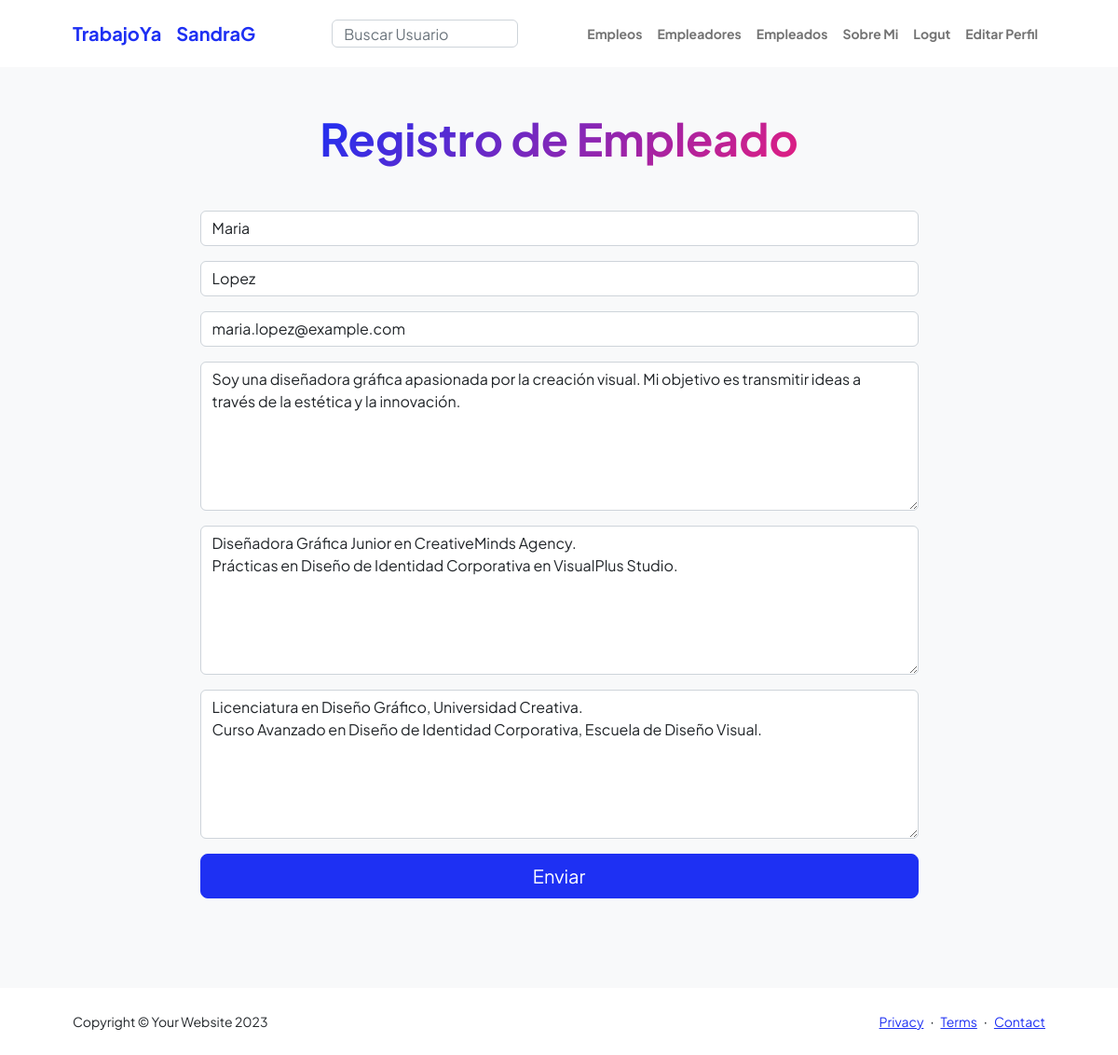
The page /updateEmpleado/4/ (signed in) on the database its author committed.
### aplicacion/models.py (models this page shows)
class Curriculum(models.Model):
    nombre = models.CharField(max_length=50)
    apellido = models.CharField(max_length=50)
    mail = models.EmailField()
    presentacion = models.TextField()
    experiencia = models.TextField()
    estudios = models.CharField(max_length=256)
    user = models.ForeignKey(User, on_delete=models.CASCADE)

### aplicacion/views.py (the view)
# urls.py: path('updateEmpleado/<int:curriculum_id>/', updateEmpleado, name='updateEmpleado'),
def updateEmpleado(request, curriculum_id):
    curriculum = Curriculum.objects.get(id=curriculum_id)
    if request.method == "POST":
        miForm = EmpleadoForm(request.POST)
        if miForm.is_valid():
            curriculum.nombre = miForm.cleaned_data['nombre']
            curriculum.apellido = miForm.cleaned_data['apellido']
            curriculum.mail = miForm.cleaned_data['mail']
            curriculum.presentacion = miForm.cleaned_data['presentacion']
            curriculum.experiencia = miForm.cleaned_data['experiencia']
            curriculum.estudios = miForm.cleaned_data['estudios']
            curriculum.user=request.user
            curriculum.save()
            return redirect(reverse_lazy('lista_empleados'))
    else:
        miForm = EmpleadoForm(initial={
            'nombre' : curriculum.nombre,
            'apellido' : curriculum.apellido,
            'mail' : curriculum.mail,
            'presentacion' : curriculum.presentacion,
            'experiencia' : curriculum.experiencia,
            'estudios' : curriculum.estudios,
        })
    return render(request, "aplicacion/empleadoForm.html", {'form': miForm})

### aplicacion/templates/aplicacion/empleadoForm.html (shortened to what this page needs)
{% extends 'aplicacion/base.html' %}
{% block titulo %}
    <div class="text-center mb-5">
        <h1 class="display-5 fw-bolder mb-0"><span class="text-gradient d-inline">Registro de Empleado</span></h1>
    </div>
{% endblock titulo %}
{% block informacion %}
    <form action="" method="POST">
            {{form.as_p}}
            <div class="d-grid">
                <button class="btn btn-primary btn-lg" id="submitButton" type="submit">Enviar</button>
        </div>
    </form>
{% endblock informacion %}

### aplicacion/templates/aplicacion/base.html (shortened to what this page needs)
<!DOCTYPE html>
<html lang="en">
    <head>
        {% load static %}
        <link href="https://cdn.jsdelivr.net/npm/bootstrap-icons@1.8.1/font/bootstrap-icons.css" rel="stylesheet" />
        <link href="https://cdn.jsdelivr.net/npm/bootstrap@5.3.1/dist/css/bootstrap.min.css" rel="stylesheet" />
        <link href="{% static 'aplicacion/css/styles.css' %}" rel="stylesheet" />
    </head>
    <body class="d-flex flex-column h-100 bg-light">
        <main class="flex-shrink-0">
            <nav class="navbar navbar-expand-lg navbar-light bg-white py-3">
                <div class="container px-5">
                    <a class="navbar-brand" href="/inicio/" id="enlace-inicio" ><span class="fw-bolder text-primary">TrabajoYa</span></a>
                    {% if user.is_authenticated %}
                        <a class="navbar-brand" href="/perfil/" id="enlace-inicio" ><span class="fw-bolder text-primary">{{user.username}}</span></a>
                    {% endif %}
                    <div class="collapse navbar-collapse" id="navbarSupportedContent">
                        <ul class="navbar-nav ms-auto mb-2 mb-lg-0 small fw-bolder">
                            <form action="{% url 'lista_usuarios' %}" method="GET" class="text-center">
                                <input type="text" name="username" placeholder="Buscar Usuario" class="form-control form-end" style="width: 200px; height:30px;">
                            </form>
                         </ul>
                        <ul class="navbar-nav ms-auto mb-2 mb-lg-0 small fw-bolder">
                           <li class="nav-item"><a class="nav-link" href="/lista_empleos/" id="enlace-empleos">Empleos</a></li>
                           <li class="nav-item"><a class="nav-link" href="/lista_empleadores/" id="enlace-empleadores">Empleadores</a></li>
                            <li class="nav-item"><a class="nav-link" href="/lista_empleados/" id="enlace-empleados">Empleados</a></li>
                            <li class="nav-item"><a class="nav-link" href="/sobreMi/" id="enlace-empleados">Sobre Mi</a></li>
                            {% if user.is_authenticated %}
                                <li class="nav-item"><a class="nav-link" href="/logout/" id="enlace-logout">Logut</a></li>
                                <li class="nav-item"><a class="nav-link" href="/editar_perfil/" id="enlace-editarPerfil">Editar Perfil</a></li>
                            {% else %}
                                <li class="nav-item"><a class="nav-link" href="/login/" id="enlace-login">Login</a></li>
                                <li class="nav-item"><a class="nav-link" href="/registro/" id="enlace-registro">Registro</a></li>
                            {% endif %}
                        </ul>
                    </div>
                </div>
            </nav>
            <div class="container px-5 my-5">
                {% block titulo %}{% endblock titulo %}
                <div class="row gx-5 justify-content-center">
                    <div class="col-lg-11 col-xl-9 col-xxl-8">
                        <section>
                            {% block informacion %}{% endblock informacion %}
                        <div class="pb-5"></div>
                    </div>
                </div>
            </div>
        </main>
        <footer class="bg-white py-4 mt-auto">
            <div class="container px-5">
                <div class="row align-items-center justify-content-between flex-column flex-sm-row">
                    <div class="col-auto"><div class="small m-0">Copyright &copy; Your Website 2023</div></div>
                    <div class="col-auto">
                        <a class="small" href="#!">Privacy</a>
                        <span class="mx-1">&middot;</span>
                        <a class="small" href="#!">Terms</a>
                        <span class="mx-1">&middot;</span>
                        <a class="small" href="#!">Contact</a>
                    </div>
                </div>
            </div>
        </footer>
    </body>
</html>

### rows shown on the page
Curriculum: nombre "Maria", apellido "Lopez", mail "maria.lopez@example.com", presentacion "Soy una diseñadora gráfica apasionada por la creación visual. Mi objetivo es transmitir ideas a través de la estética y la innovación.", experiencia "Diseñadora Gráfica Junior en CreativeMinds Agency. Prácticas en Diseño de Identidad Corporativa en VisualPlus Studio.", estudios "Licenciatura en Diseño Gráfico, Universidad Creativa. Curso Avanzado en Diseño de Identidad Corporativa, Escuela de Diseño Visual."

### other values the page prints
{{ user.username }} "SandraG"
